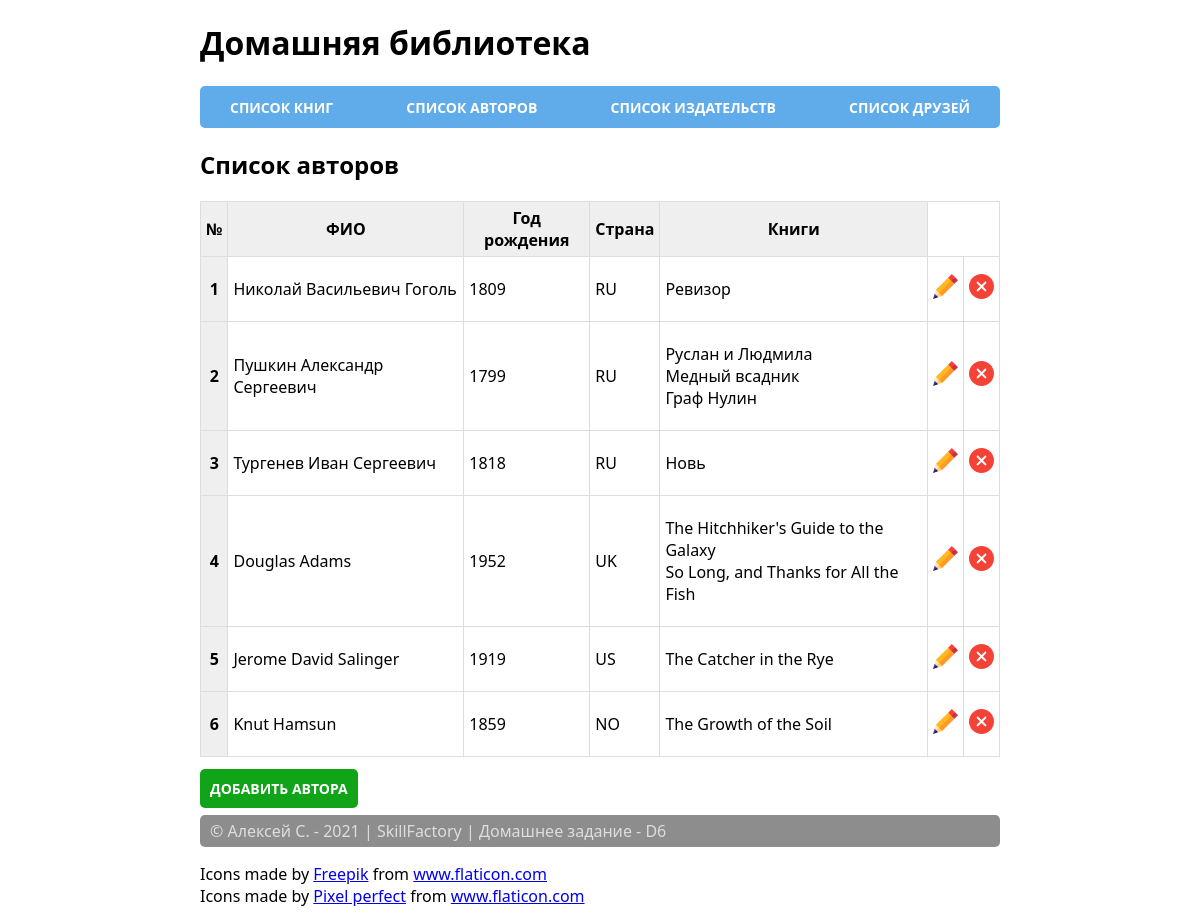
Screenshot of /authors/ with the database file from the repository.
### home_library/models.py (models this page shows, shortened)
class Author(models.Model):
    full_name = models.TextField(verbose_name=_("Имя автора"))
    birth_year = models.SmallIntegerField(verbose_name=_("Год рожения"))
    country = models.CharField(max_length=2, verbose_name=_("Страна"))

class Book(models.Model):
    ISBN = models.CharField(max_length=13,
                            verbose_name=_("Международный стандартный "
                                           "книжный номер"))
    title = models.TextField(verbose_name=_("Название"))
    description = models.TextField(verbose_name=_("Аннотация"))
    year_release = models.SmallIntegerField(verbose_name=_("Год издания"))
    copy_count = models.SmallIntegerField(verbose_name=_("Число копий"), null=True)
    price = models.DecimalField(max_digits=12, decimal_places=2, null=True,
                                verbose_name=_("Цена"))
    author = models.ForeignKey("home_library.Author", on_delete=models.CASCADE,
                               verbose_name=_("Автор"), related_name="book_author")
    publisher = models.ForeignKey("home_library.publisher", on_delete=SET_NULL, null=True,
                                  verbose_name=_("Издательство"), related_name="book_publisher")
    friends = models.ForeignKey("home_library.Friend", on_delete=SET_NULL, null=True, verbose_name=_("Должник"), related_name="book_friend")
    photo = models.ImageField(upload_to='book_photo', blank=True, verbose_name=_("Изображение книги"), null=True)

### home_library/views.py (the view)
# urls.py: path('authors/', AuthorList.as_view(), name='authors'),
class AuthorList(ListView):
    model = Author
    context_object_name = "authors"
    template_name = "author_list.html"

### home_library/templates/author_list.html
{% extends 'base.html' %}
{% block extra_content %}
{% load static %}
<h2>Cписок авторов</h2>
<table class="table-book">
    <thead>
        <tr>
            <th scope="col">№</th>
            <th scope="col">ФИО</th>
            <th scope="col">Год рождения</th>
            <th scope="col">Страна</th>
            <th scope="col">Книги</th>
        </tr>
    </thead>
    {% for author in authors %}
    <tr>
        <th scope="row">{{ forloop.counter }}</th>
        <td>{{ author.full_name }}</td>
        <td>{{ author.birth_year }}</td>
        <td>{{ author.country }}</td>
        <td>
            <ul class="related-books">
                {% for book in author.book_author.all %}
                <li > {{book.title}} </li>
                {% endfor %}
            </ul>
        </td>
        <td><a href="{% url 'home_library:author_edit' author.pk %}">
            <img src="{% static 'img/pencil.svg' %}" alt="" width="25px" height="auto">
        </a></td>
        <td><a href="{% url 'home_library:author_delete' author.pk %}">
            <img src="{% static 'img/remove.svg' %}" alt="" width="25px" height="auto">
        </a></td>
    </tr>
    {% endfor %}
</table>
<a class="link-create" href="{% url 'home_library:author_add'%}">Добавить автора</a>
{% endblock %}

### static/css/style.css (style rules this page uses)
body { font-family: 'Segoe UI', Tahoma, Geneva, Verdana, sans-serif; }
.table-book { width: 100%; margin-bottom: 20px; border: 1px solid #dddddd; border-collapse: collapse; }
.table-book th { font-weight: bold; padding: 5px; background: #efefef; border: 1px solid #dddddd; }
.table-book td { border: 1px solid #dddddd; padding: 5px; }
.related-books { list-style: none; padding-left: 0; }
.link-create { margin: 30px 0; padding: 10px; background-color: rgb(17, 163, 24); border-radius: 5px; cursor: pointer; color: rgb(255, 255, 255); text-transform: uppercase; text-decoration: none; font-weight: bold; font-size: 14px; }

### rows the page displays
Author: full_name "Николай Васильевич Гоголь", birth_year "1809", country "RU"
Book: title "Ревизор"
Author: full_name "Пушкин Александр Сергеевич", birth_year "1799", country "RU"
Book: title "Руслан и Людмила"
Book: title "Медный всадник"
Book: title "Граф Нулин"
Author: full_name "Тургенев Иван Сергеевич", birth_year "1818", country "RU"
Book: title "Новь"
Author: full_name "Douglas Adams", birth_year "1952", country "UK"
Book: title "The Hitchhiker's Guide to the Galaxy"
Book: title "So Long, and Thanks for All the Fish"
Author: full_name "Jerome David Salinger", birth_year "1919", country "US"
Book: title "The Catcher in the Rye"
Author: full_name "Knut Hamsun", birth_year "1859", country "NO"
Book: title "The Growth of the Soil"
